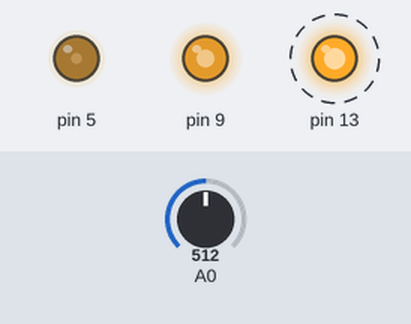
Bench run of a sketch on a simulated Arduino Leonardo, built with avr-gcc and run on an emulated ATmega32U4. Shown: output pins drawn as LEDs (lit = HIGH). Dashed ring = blinking. The test bench sets the inputs (shaded band); at power-on: A0 = 512.

Above: at 0.2 s.
Timing chart, 0 to 3.0 s (numbered marks = the images above):
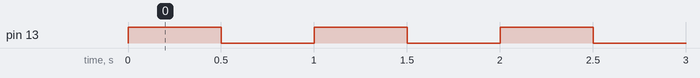

The sketch:

LeoCheck.ino
```cpp
#define Serial Serial1
#line 1
// Exercises the Leonardo pins the simulator maps: the built-in LED on 13 (port
// C), PWM on a timer 1 pin and a timer 3 pin, an analog input and the serial port.
void setup() {
  Serial.begin(9600);
  pinMode(13, OUTPUT);
  analogWrite(9, 192);
  analogWrite(5, 64);
}

void loop() {
  digitalWrite(13, HIGH);
  Serial.println(analogRead(A0));
  delay(500);
  digitalWrite(13, LOW);
  delay(500);
}
```

Measured:
- by itself, pin 13: alternates HIGH for 0.50 s and LOW for 0.50 s
